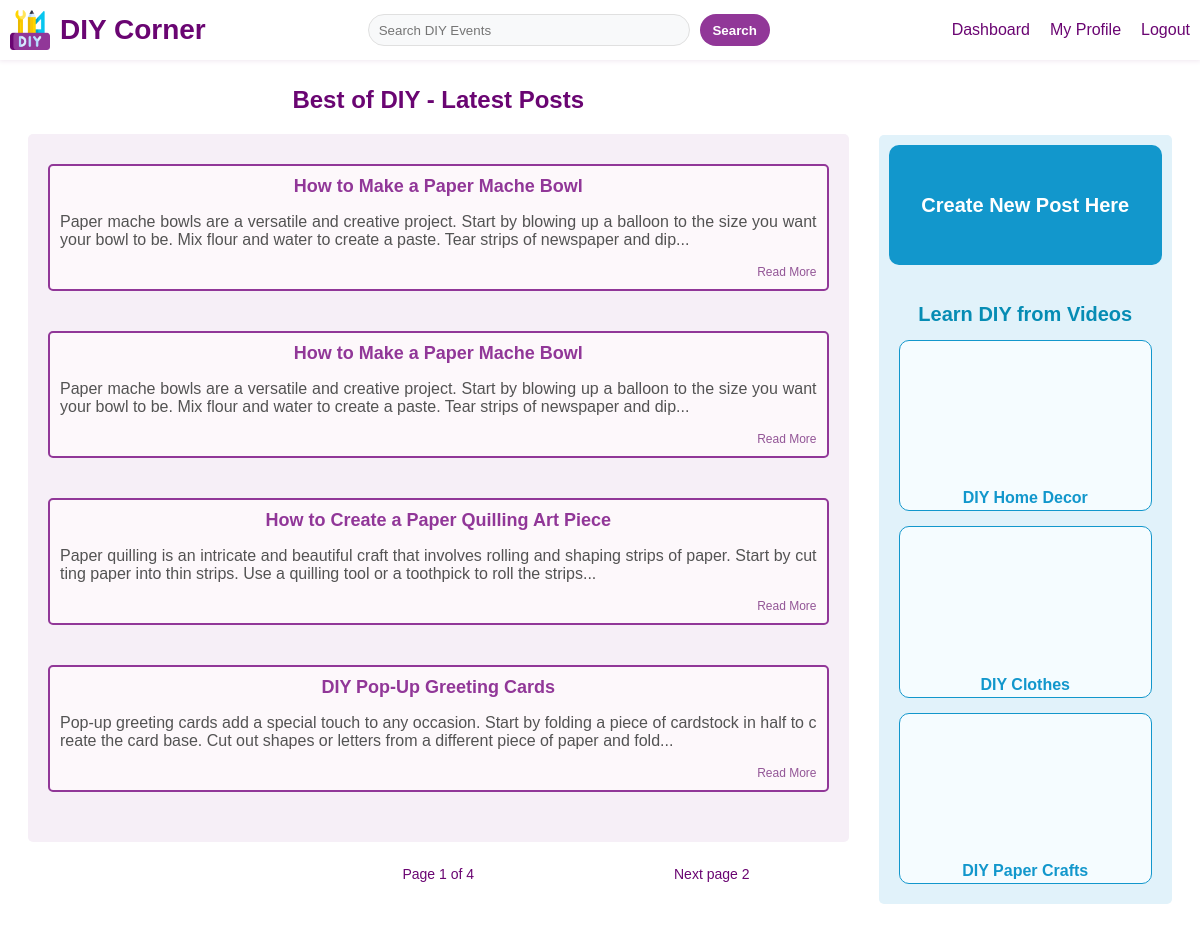
The page /dashboard (signed in) on the database its author committed.
### app/models.py (models this page shows, shortened)
class Post(db.Model):
    __tablename__ = 'post'
    id = db.Column(db.Integer, primary_key=True, autoincrement=True)
    title = db.Column(db.String(100), nullable=False)
    content = db.Column(db.Text, nullable=False)
    date_posted = db.Column(db.DateTime, nullable=False, default=datetime.now)
    user_id = db.Column(db.Integer, db.ForeignKey('user.id'), nullable=False)
    author = db.relationship('User', backref=db.backref('post'))

### app/routes.py (the view)
@main.route('/dashboard', methods=['GET', 'POST'])
def dashboard():
    form=PostForm()
    page = request.args.get('page', 1, type=int)
    posts = Post.query.order_by(Post.date_posted.desc()).paginate(page=page, per_page=4)
    return render_template('dashboard.html', title='Dashboard', user=current_user, posts=posts, form=form, page=page)

### app/forms.py
class PostForm(FlaskForm):
    title = TextAreaField('Title', validators=[DataRequired()])
    content = TextAreaField('Content', validators=[DataRequired()])
    submit = SubmitField('Create new post')

### app/models.py (called while the page is built)
@login.user_loader
def get_user(id):
    return User.query.get(int(id))

### app/templates/dashboard.html (shortened to what this page needs)
{% extends "base.html" %}
{% block content %}
    <div class="dashboard-container">
        <div class="dashboard-left">
            <h1>Best of DIY - Latest Posts</h1>
            <div class="all-posts">
                {% for post in posts.items %}
                <div class="all-posts-list">
                    <a href="{{ url_for('main.details', post_id=post.id) }}" class="all-posts-title">{{ post.title }}</a>
                    <p>{{ post.content | truncate(200) }}</p>
                    <a href="{{ url_for('main.details', post_id=post.id) }}" class="read-more">Read More</a>
                </div>
                {% endfor %}
            </div>
            <div class="pages">
                <p>Page {{ posts.page }} of {{ posts.pages }}</p>
                <p>
                    {% if posts.has_next %}
                        <a href="{{ url_for('main.dashboard', page=posts.next_num) }}">Next page</a>
                        {{ posts.next_num }}
                    {% endif %}
                </p>
            </div>
        </div>
        <div class="dashboard-right">
            <a href="{{ url_for('main.post') }}" class="create-button">Create New Post Here</a>
            <h1>Learn DIY from Videos</h1>
            <div class="video-grid">
                    <div class="video-container">
                        <iframe src="https://www.youtube.com/embed/QVfEGFvIDnc?si=Cei9VK51KD9ou2X9" title="YouTube video player" allow="accelerometer; autoplay; clipboard-write; encrypted-media; gyroscope; picture-in-picture; web-share" allowfullscreen></iframe>
                        <p>DIY Home Decor</p>
                    </div>
                    <div class="video-container">
                        <iframe src="https://www.youtube.com/embed/x3GINpzPkXo?si=aq_kUpp5knVp_4PK" title="YouTube video player" allow="accelerometer; autoplay; clipboard-write; encrypted-media; gyroscope; picture-in-picture; web-share" allowfullscreen></iframe>
                        <p>DIY Clothes</p>
                    </div>
                    <div class="video-container">
                        <iframe src="https://www.youtube.com/embed/drT-Qp1PA30?si=W9aBeQiDM2I64Jkm" title="YouTube video player" allow="accelerometer; autoplay; clipboard-write; encrypted-media; gyroscope; picture-in-picture; web-share" allowfullscreen></iframe>
                        <p>DIY Paper Crafts</p>
                    </div>
            </div>
        </div>
    </div>
{% endblock %}

### app/static/css/base.css (style rules this page uses)
* { list-style: none; text-decoration: none; font-family: Verdana, sans-serif; }

### app/static/css/index.css (style rules this page uses)
* { list-style: none; text-decoration: none; }

### app/static/css/dashboard.css (style rules this page uses)
* { list-style: none; text-decoration: none; }
.dashboard-container { display: flex; padding: 20px; margin-top: 50px; }
.dashboard-left { flex: 3; width: 75%; margin-right: 30px; }
.dashboard-left h1 { font-size: 24px; color: #6a0572; font-weight: 800; text-align: center; margin-bottom: 20px; }
.all-posts { padding: 10px 20px; background-color: #f6eff7; border-radius: 5px; }
.all-posts-list { position: relative; border: 2px solid #913798; padding: 10px; margin-top: 20px; margin-bottom: 40px; background-color: #fdf8fb; border-radius: 5px; word-wrap: break-word; word-break: break-all; }
.all-posts-title { display: block; text-align: center; font-size: 18px; color: #913798; font-weight: 700; }
.all-posts-list p { font-size: 16px; color: #535353; font-weight: 400; text-align: justify; }
.read-more { display: block; text-align: right; font-size: 12px; color: #935697; font-weight: 500; }
.pages { display: flex; justify-content: space-between; align-items: center; text-align: center; margin-top: 10px; }
.pages p { flex: 1; font-size: 14px; color: #6a0572; font-weight: 500; }
.pages a { flex: 1; font-size: 14px; color: #6a0572; font-weight: 500; }
.dashboard-right { flex: 1; width: 25%; display: flex; flex-direction: column; text-align: center; align-items: center; background-color: #e1f2fa; border-radius: 5px; padding: 10px; margin-top: 65px; }
.create-button { display: flex; justify-content: center; align-items: center; width: 100%; height: 120px; border: none; border-radius: 10px; background-color: #1297cc; color: white; font-size: 20px; font-weight: 600; text-align: center; cursor: pointer; outline: none; transition: all 0.3s ease; margin-bottom: 25px; }
.dashboard-right h1 { font-size: 20px; color: #068cb4; font-weight: 700; text-align: center; }
.video-grid { display: flex; flex-wrap: wrap; gap: 5px; padding: 0 10px; width: auto; height: auto; }
.video-container { background-color: #f5fcff; border: 1px solid #1297cc; border-radius: 10px; margin-bottom: 10px; }
.video-container iframe { width: 100%; height: auto; aspect-ratio: 16 / 9; border: none; border-radius: 10px; }
.video-container p { font-size: 16px; color: #1297cc; font-weight: 700; margin: 3px; text-align: center; }

### app/static/css/details.css (style rules this page uses)
* { list-style: none; text-decoration: none; }

### app/static/css/forms.css (style rules this page uses)
* { list-style: none; text-decoration: none; }

### app/static/css/profile.css (style rules this page uses)
* { list-style: none; text-decoration: none; }

### rows shown on the page
Post: title "How to Make a Paper Mache Bowl", content "Paper mache bowls are a versatile and creative project. Start by blowing up a balloon to the size you want your bowl to be. Mix flour and water to create a paste. Tear strips of newspaper and dip..."
Post: title "How to Make a Paper Mache Bowl", content "Paper mache bowls are a versatile and creative project. Start by blowing up a balloon to the size you want your bowl to be. Mix flour and water to create a paste. Tear strips of newspaper and dip..."
Post: title "How to Create a Paper Quilling Art Piece", content "Paper quilling is an intricate and beautiful craft that involves rolling and shaping strips of paper. Start by cutting paper into thin strips. Use a quilling tool or a toothpick to roll the strips..."
Post: title "DIY Pop-Up Greeting Cards", content "Pop-up greeting cards add a special touch to any occasion. Start by folding a piece of cardstock in half to create the card base. Cut out shapes or letters from a different piece of paper and fold..."

### other values the page prints
{{ posts.page }} "1"
{{ posts.pages }} "4"
{{ posts.next_num }} "2"
